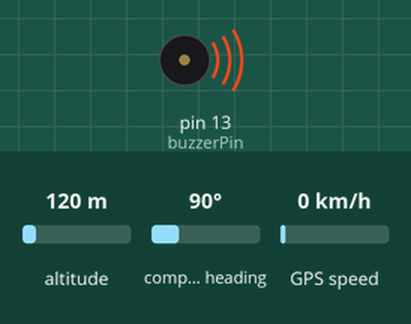
The sketch below on a simulated Arduino Uno, built with avr-gcc and run on an emulated ATmega328P. Shown: buzzer (waves = sounding, pin HIGH). The inputs (shaded band) are chosen by the test bench; at power-on: altitude 120 m, compass heading 90°, GPS speed 0 km/h. The GPS gets a fix after 3 s at 37.7749, -122.4194 with 8 satellites; the modem accepts every AT command (registered, SIM ready, sends succeed) and sends nothing else; what the sketch prints to the serial monitor is not drawn.

Above: at 0.1 s.
Timing chart, 0 to 1.6 s (numbered marks = the images above):
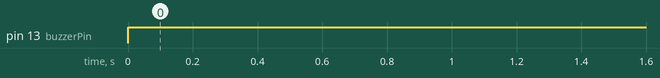

Measured:
- by itself, pin 13 (buzzerPin): LOW → HIGH at 0.00 s

The sketch:

gps_data_over_gsm.ino
```cpp
 #include <TinyGPS.h>
#include <SoftwareSerial.h>
SoftwareSerial SIM900(7, 8);
const int buzzerPin=13;

TinyGPS gps;


void setup()
{
  Serial.begin(9600);
  SIM900.begin(9600);
  pinMode(buzzerPin,OUTPUT);


}

void loop()
{
  digitalWrite(buzzerPin, HIGH);
  bool newData = false;
  unsigned long chars;
  unsigned short sentences, failed;

  // For one second we parse GPS data and report some key values
  for (unsigned long start = millis(); millis() - start < 1000;)
  {
    while (Serial.available())
    {
      char c = Serial.read();
      //Serial.print(c);
      if (gps.encode(c))
        newData = true;
    }
  }

  if (newData)      //If newData is true
  {
    float flat, flon;
    unsigned long age;
    gps.f_get_position(&flat, &flon, &age);
    SIM900.print("AT+CMGF=1\r");
    delay(400);
    SIM900.println("AT + CMGS = \"+92xxxxxxxxxx\"   recipient's mobile number with country code");// recipient's mobile number with country code
    delay(300);
    SIM900.print("Latitude = ");
    SIM900.print(flat == TinyGPS::GPS_INVALID_F_ANGLE ? 0.0 : flat, 6);
    SIM900.print(" Longitude = ");
    SIM900.print(flon == TinyGPS::GPS_INVALID_F_ANGLE ? 0.0 : flon, 6);
    delay(200);
    SIM900.println((char)26); // End AT command with a ^Z, ASCII code 26
    delay(200);
    SIM900.println();


  }

  Serial.println(failed);
 // if (chars == 0)
   // Serial.println("** No characters received from GPS: check wiring **");
}
```
